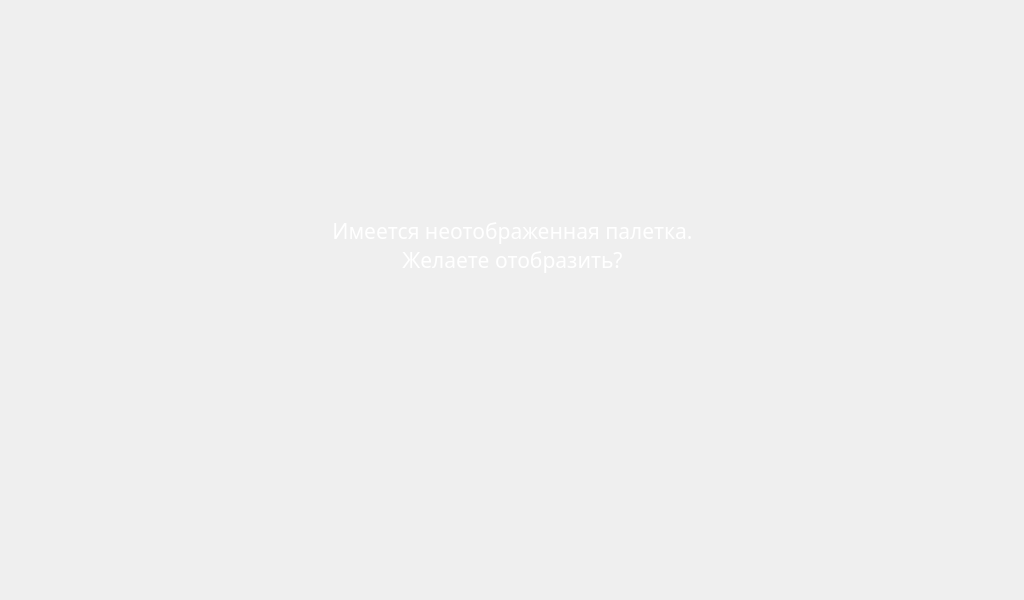
<?xml version="1.0" encoding="UTF-8"?>
<ui version="4.0">
 <class>SelectDialogClass</class>
 <widget class="QWidget" name="SelectDialogClass">
  <property name="windowModality">
   <enum>Qt::ApplicationModal</enum>
  </property>
  <property name="geometry">
   <rect>
    <x>0</x>
    <y>0</y>
    <width>1024</width>
    <height>600</height>
   </rect>
  </property>
  <property name="minimumSize">
   <size>
    <width>1024</width>
    <height>600</height>
   </size>
  </property>
  <property name="maximumSize">
   <size>
    <width>1920</width>
    <height>1080</height>
   </size>
  </property>
  <property name="windowTitle">
   <string>Палетка</string>
  </property>
  <property name="styleSheet">
   <string notr="true"/>
  </property>
  <layout class="QGridLayout" name="gridLayout">
   <item row="0" column="1">
    <spacer name="verticalSpacer">
     <property name="orientation">
      <enum>Qt::Vertical</enum>
     </property>
     <property name="sizeHint" stdset="0">
      <size>
       <width>20</width>
       <height>112</height>
      </size>
     </property>
    </spacer>
   </item>
   <item row="1" column="0">
    <spacer name="horizontalSpacer">
     <property name="orientation">
      <enum>Qt::Horizontal</enum>
     </property>
     <property name="sizeHint" stdset="0">
      <size>
       <width>294</width>
       <height>20</height>
      </size>
     </property>
    </spacer>
   </item>
   <item row="1" column="1" rowspan="2">
    <widget class="QWidget" name="widget" native="true">
     <property name="minimumSize">
      <size>
       <width>450</width>
       <height>350</height>
      </size>
     </property>
     <property name="maximumSize">
      <size>
       <width>450</width>
       <height>350</height>
      </size>
     </property>
     <property name="styleSheet">
      <string notr="true">#widget
{
	border-image: url(:/Pyramid/fon_next_menu.png);
}</string>
     </property>
     <widget class="QPushButton" name="cancelButton">
      <property name="geometry">
       <rect>
        <x>320</x>
        <y>230</y>
        <width>108</width>
        <height>100</height>
       </rect>
      </property>
      <property name="autoFillBackground">
       <bool>false</bool>
      </property>
      <property name="styleSheet">
       <string notr="true"> QPushButton:hover:pressed {
    padding-right: 15px; /* make room for the arrows */
	border-image: url(:/Pyramid/close_tool_n.png);
     border-width: 3;}
 
QPushButton{
     padding-right: 15px; /* make room for the arrows */
   	border-image: url(:/Pyramid/close_tool.png);
     border-width: 3;}

 QPushButton:hover {
    padding-right: 15px; /* make room for the arrows */
    	border-image: url(:/Pyramid/close_tool.png);
     border-width: 3;}</string>
      </property>
      <property name="text">
       <string/>
      </property>
      <property name="flat">
       <bool>true</bool>
      </property>
     </widget>
     <widget class="QPushButton" name="okButton">
      <property name="geometry">
       <rect>
        <x>190</x>
        <y>230</y>
        <width>108</width>
        <height>100</height>
       </rect>
      </property>
      <property name="autoFillBackground">
       <bool>false</bool>
      </property>
      <property name="styleSheet">
       <string notr="true"> QPushButton:hover:pressed {
    padding-right: 15px; /* make room for the arrows */
	border-image: url(:/Pyramid/send_otv_n.png);
     border-width: 3;}
 
QPushButton{
     padding-right: 15px; /* make room for the arrows */
   	border-image: url(:/Pyramid/send_otv.png);
     border-width: 3;}

 QPushButton:hover {
    padding-right: 15px; /* make room for the arrows */
    	border-image: url(:/Pyramid/send_otv.png);
     border-width: 3;}</string>
      </property>
      <property name="text">
       <string/>
      </property>
      <property name="flat">
       <bool>true</bool>
      </property>
     </widget>
     <widget class="QLabel" name="label">
      <property name="geometry">
       <rect>
        <x>10</x>
        <y>10</y>
        <width>431</width>
        <height>221</height>
       </rect>
      </property>
      <property name="palette">
       <palette>
        <active>
         <colorrole role="WindowText">
          <brush brushstyle="SolidPattern">
           <color alpha="255">
            <red>255</red>
            <green>255</green>
            <blue>255</blue>
           </color>
          </brush>
         </colorrole>
         <colorrole role="Text">
          <brush brushstyle="SolidPattern">
           <color alpha="255">
            <red>255</red>
            <green>255</green>
            <blue>255</blue>
           </color>
          </brush>
         </colorrole>
         <colorrole role="ButtonText">
          <brush brushstyle="SolidPattern">
           <color alpha="255">
            <red>255</red>
            <green>255</green>
            <blue>255</blue>
           </color>
          </brush>
         </colorrole>
        </active>
        <inactive>
         <colorrole role="WindowText">
          <brush brushstyle="SolidPattern">
           <color alpha="255">
            <red>255</red>
            <green>255</green>
            <blue>255</blue>
           </color>
          </brush>
         </colorrole>
         <colorrole role="Text">
          <brush brushstyle="SolidPattern">
           <color alpha="255">
            <red>255</red>
            <green>255</green>
            <blue>255</blue>
           </color>
          </brush>
         </colorrole>
         <colorrole role="ButtonText">
          <brush brushstyle="SolidPattern">
           <color alpha="255">
            <red>255</red>
            <green>255</green>
            <blue>255</blue>
           </color>
          </brush>
         </colorrole>
        </inactive>
        <disabled>
         <colorrole role="WindowText">
          <brush brushstyle="SolidPattern">
           <color alpha="255">
            <red>120</red>
            <green>120</green>
            <blue>120</blue>
           </color>
          </brush>
         </colorrole>
         <colorrole role="Text">
          <brush brushstyle="SolidPattern">
           <color alpha="255">
            <red>120</red>
            <green>120</green>
            <blue>120</blue>
           </color>
          </brush>
         </colorrole>
         <colorrole role="ButtonText">
          <brush brushstyle="SolidPattern">
           <color alpha="255">
            <red>120</red>
            <green>120</green>
            <blue>120</blue>
           </color>
          </brush>
         </colorrole>
        </disabled>
       </palette>
      </property>
      <property name="font">
       <font>
        <family>Trebuchet MS</family>
        <pointsize>16</pointsize>
       </font>
      </property>
      <property name="text">
       <string>Имеется неотображенная палетка.
Желаете отобразить?</string>
      </property>
      <property name="alignment">
       <set>Qt::AlignCenter</set>
      </property>
     </widget>
    </widget>
   </item>
   <item row="2" column="2">
    <spacer name="horizontalSpacer_2">
     <property name="orientation">
      <enum>Qt::Horizontal</enum>
     </property>
     <property name="sizeHint" stdset="0">
      <size>
       <width>294</width>
       <height>20</height>
      </size>
     </property>
    </spacer>
   </item>
   <item row="3" column="1">
    <spacer name="verticalSpacer_2">
     <property name="orientation">
      <enum>Qt::Vertical</enum>
     </property>
     <property name="sizeHint" stdset="0">
      <size>
       <width>20</width>
       <height>112</height>
      </size>
     </property>
    </spacer>
   </item>
  </layout>
 </widget>
 <resources>
  <include location="../Resources/PyramidWidgets.qrc"/>
 </resources>
 <connections/>
</ui>
